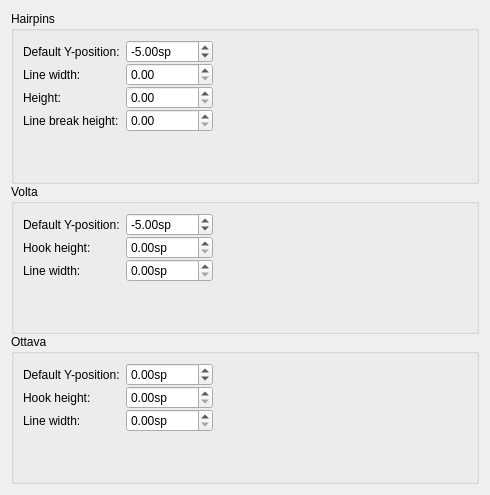
     <widget class="QWidget" name="Seite13">
      <layout class="QVBoxLayout" name="verticalLayout_19">
       <property name="spacing">
        <number>0</number>
       </property>
       <item>
        <widget class="QGroupBox" name="groupBox_11">
         <property name="title">
          <string>Hairpins</string>
         </property>
         <layout class="QGridLayout" name="gridLayout_7">
          <property name="verticalSpacing">
           <number>0</number>
          </property>
          <item row="1" column="0">
           <widget class="QLabel" name="label_8">
            <property name="text">
             <string>Line width:</string>
            </property>
           </widget>
          </item>
          <item row="1" column="1">
           <widget class="QDoubleSpinBox" name="hairpinLineWidth">
            <property name="singleStep">
             <double>0.010000000000000</double>
            </property>
           </widget>
          </item>
          <item row="1" column="2">
           <spacer>
            <property name="orientation">
             <enum>Qt::Horizontal</enum>
            </property>
            <property name="sizeHint" stdset="0">
             <size>
              <width>254</width>
              <height>20</height>
             </size>
            </property>
           </spacer>
          </item>
          <item row="2" column="0">
           <widget class="QLabel" name="label_9">
            <property name="text">
             <string>Height:</string>
            </property>
           </widget>
          </item>
          <item row="2" column="1">
           <widget class="QDoubleSpinBox" name="hairpinHeight">
            <property name="singleStep">
             <double>0.100000000000000</double>
            </property>
           </widget>
          </item>
          <item row="3" column="0">
           <widget class="QLabel" name="label_10">
            <property name="text">
             <string>Line break height:</string>
            </property>
           </widget>
          </item>
          <item row="3" column="1">
           <widget class="QDoubleSpinBox" name="hairpinContinueHeight">
            <property name="singleStep">
             <double>0.100000000000000</double>
            </property>
           </widget>
          </item>
          <item row="4" column="0">
           <spacer>
            <property name="orientation">
             <enum>Qt::Vertical</enum>
            </property>
            <property name="sizeHint" stdset="0">
             <size>
              <width>20</width>
              <height>40</height>
             </size>
            </property>
           </spacer>
          </item>
          <item row="0" column="0">
           <widget class="QLabel" name="label_95">
            <property name="text">
             <string>Default Y-position:</string>
            </property>
           </widget>
          </item>
          <item row="0" column="1">
           <widget class="QDoubleSpinBox" name="hairpinY">
            <property name="suffix">
             <string extracomment="spatium unit">sp</string>
            </property>
            <property name="minimum">
             <double>-1000.000000000000000</double>
            </property>
            <property name="maximum">
             <double>1000.000000000000000</double>
            </property>
            <property name="value">
             <double>-5.000000000000000</double>
            </property>
           </widget>
          </item>
         </layout>
        </widget>
       </item>
       <item>
        <widget class="QGroupBox" name="groupBox_15">
         <property name="title">
          <string>Volta</string>
         </property>
         <layout class="QGridLayout" name="gridLayout0">
          <property name="verticalSpacing">
           <number>0</number>
          </property>
          <item row="0" column="2">
           <spacer name="horizontalSpacer_5">
            <property name="orientation">
             <enum>Qt::Horizontal</enum>
            </property>
            <property name="sizeHint" stdset="0">
             <size>
              <width>40</width>
              <height>20</height>
             </size>
            </property>
           </spacer>
          </item>
          <item row="0" column="1">
           <widget class="QDoubleSpinBox" name="voltaY">
            <property name="suffix">
             <string extracomment="spatium unit">sp</string>
            </property>
            <property name="minimum">
             <double>-1000.000000000000000</double>
            </property>
            <property name="maximum">
             <double>1000.000000000000000</double>
            </property>
            <property name="value">
             <double>-5.000000000000000</double>
            </property>
           </widget>
          </item>
          <item row="3" column="0">
           <spacer name="verticalSpacer_13">
            <property name="orientation">
             <enum>Qt::Vertical</enum>
            </property>
            <property name="sizeHint" stdset="0">
             <size>
              <width>20</width>
              <height>40</height>
             </size>
            </property>
           </spacer>
          </item>
          <item row="1" column="0">
           <widget class="QLabel" name="label_42">
            <property name="text">
             <string>Hook height:</string>
            </property>
           </widget>
          </item>
          <item row="1" column="1">
           <widget class="QDoubleSpinBox" name="voltaHook">
            <property name="suffix">
             <string>sp</string>
            </property>
           </widget>
          </item>
          <item row="2" column="0">
           <widget class="QLabel" name="label_64">
            <property name="text">
             <string>Line width:</string>
            </property>
           </widget>
          </item>
          <item row="2" column="1">
           <widget class="QDoubleSpinBox" name="voltaLineWidth">
            <property name="suffix">
             <string>sp</string>
            </property>
           </widget>
          </item>
          <item row="0" column="0">
           <widget class="QLabel" name="label_40">
            <property name="text">
             <string>Default Y-position:</string>
            </property>
           </widget>
          </item>
         </layout>
        </widget>
       </item>
       <item>
        <widget class="QGroupBox" name="groupBox_16">
         <property name="minimumSize">
          <size>
           <width>0</width>
           <height>100</height>
          </size>
         </property>
         <property name="title">
          <string>Ottava</string>
         </property>
         <layout class="QGridLayout" name="gridLayout_12">
          <property name="verticalSpacing">
           <number>0</number>
          </property>
          <item row="2" column="0">
           <widget class="QLabel" name="label_88">
            <property name="text">
             <string>Line width:</string>
            </property>
           </widget>
          </item>
          <item row="0" column="1">
           <widget class="QDoubleSpinBox" name="ottavaY">
            <property name="suffix">
             <string extracomment="spatium unit">sp</string>
            </property>
            <property name="minimum">
             <double>-1000.000000000000000</double>
            </property>
            <property name="maximum">
             <double>1000.000000000000000</double>
            </property>
           </widget>
          </item>
          <item row="0" column="2">
           <spacer name="horizontalSpacer_6">
            <property name="orientation">
             <enum>Qt::Horizontal</enum>
            </property>
            <property name="sizeHint" stdset="0">
             <size>
              <width>40</width>
              <height>20</height>
             </size>
            </property>
           </spacer>
          </item>
          <item row="2" column="1">
           <widget class="QDoubleSpinBox" name="ottavaLineWidth">
            <property name="suffix">
             <string extracomment="spatium unit">sp</string>
            </property>
           </widget>
          </item>
          <item row="1" column="0">
           <widget class="QLabel" name="label_87">
            <property name="text">
             <string>Hook height:</string>
            </property>
           </widget>
          </item>
          <item row="1" column="1">
           <widget class="QDoubleSpinBox" name="ottavaHook">
            <property name="suffix">
             <string extracomment="spatium unit">sp</string>
            </property>
           </widget>
          </item>
          <item row="0" column="0">
           <widget class="QLabel" name="label_81">
            <property name="text">
             <string>Default Y-position:</string>
            </property>
           </widget>
          </item>
          <item row="3" column="0">
           <spacer name="verticalSpacer_14">
            <property name="orientation">
             <enum>Qt::Vertical</enum>
            </property>
            <property name="sizeHint" stdset="0">
             <size>
              <width>20</width>
              <height>40</height>
             </size>
            </property>
           </spacer>
          </item>
         </layout>
        </widget>
       </item>
      </layout>
     </widget>
